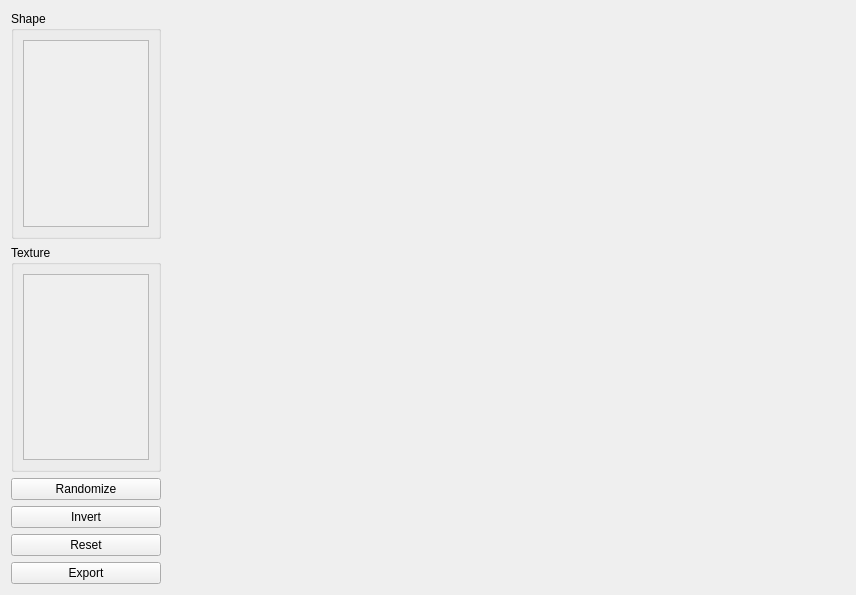
<?xml version="1.0" encoding="UTF-8"?>
<ui version="4.0">
 <class>Morphable3DFaceModelWidget</class>
 <widget class="QWidget" name="Morphable3DFaceModelWidget">
  <property name="geometry">
   <rect>
    <x>0</x>
    <y>0</y>
    <width>856</width>
    <height>595</height>
   </rect>
  </property>
  <property name="windowTitle">
   <string>Form</string>
  </property>
  <layout class="QHBoxLayout" name="horizontalLayout">
   <item>
    <layout class="QVBoxLayout" name="verticalLayout">
     <item>
      <widget class="QGroupBox" name="groupBox">
       <property name="title">
        <string>Shape</string>
       </property>
       <layout class="QVBoxLayout" name="verticalLayout_2">
        <item>
         <widget class="QScrollArea" name="saZcoord">
          <property name="sizePolicy">
           <sizepolicy hsizetype="Minimum" vsizetype="Expanding">
            <horstretch>0</horstretch>
            <verstretch>0</verstretch>
           </sizepolicy>
          </property>
          <property name="widgetResizable">
           <bool>true</bool>
          </property>
          <widget class="QWidget" name="sacZcoord">
           <property name="geometry">
            <rect>
             <x>0</x>
             <y>0</y>
             <width>122</width>
             <height>178</height>
            </rect>
           </property>
          </widget>
         </widget>
        </item>
       </layout>
      </widget>
     </item>
     <item>
      <spacer name="horizontalSpacer">
       <property name="orientation">
        <enum>Qt::Horizontal</enum>
       </property>
       <property name="sizeType">
        <enum>QSizePolicy::Minimum</enum>
       </property>
       <property name="sizeHint" stdset="0">
        <size>
         <width>150</width>
         <height>0</height>
        </size>
       </property>
      </spacer>
     </item>
     <item>
      <widget class="QGroupBox" name="groupBox_2">
       <property name="title">
        <string>Texture</string>
       </property>
       <layout class="QVBoxLayout" name="verticalLayout_3">
        <item>
         <widget class="QScrollArea" name="saTexture">
          <property name="sizePolicy">
           <sizepolicy hsizetype="Minimum" vsizetype="Expanding">
            <horstretch>0</horstretch>
            <verstretch>0</verstretch>
           </sizepolicy>
          </property>
          <property name="widgetResizable">
           <bool>true</bool>
          </property>
          <widget class="QWidget" name="sacTexture">
           <property name="geometry">
            <rect>
             <x>0</x>
             <y>0</y>
             <width>122</width>
             <height>177</height>
            </rect>
           </property>
          </widget>
         </widget>
        </item>
       </layout>
      </widget>
     </item>
     <item>
      <widget class="QPushButton" name="btnRandomize">
       <property name="text">
        <string>Randomize</string>
       </property>
      </widget>
     </item>
     <item>
      <widget class="QPushButton" name="btnInvert">
       <property name="text">
        <string>Invert</string>
       </property>
      </widget>
     </item>
     <item>
      <widget class="QPushButton" name="btnReset">
       <property name="text">
        <string>Reset</string>
       </property>
      </widget>
     </item>
     <item>
      <widget class="QPushButton" name="btnExport">
       <property name="text">
        <string>Export</string>
       </property>
      </widget>
     </item>
    </layout>
   </item>
   <item>
    <widget class="GLWidget" name="glWidget" native="true">
     <property name="sizePolicy">
      <sizepolicy hsizetype="Expanding" vsizetype="Preferred">
       <horstretch>0</horstretch>
       <verstretch>0</verstretch>
      </sizepolicy>
     </property>
    </widget>
   </item>
  </layout>
 </widget>
 <customwidgets>
  <customwidget>
   <class>GLWidget</class>
   <extends>QWidget</extends>
   <header>facelib/glwidget.h</header>
   <container>1</container>
  </customwidget>
 </customwidgets>
 <resources/>
 <connections/>
</ui>
